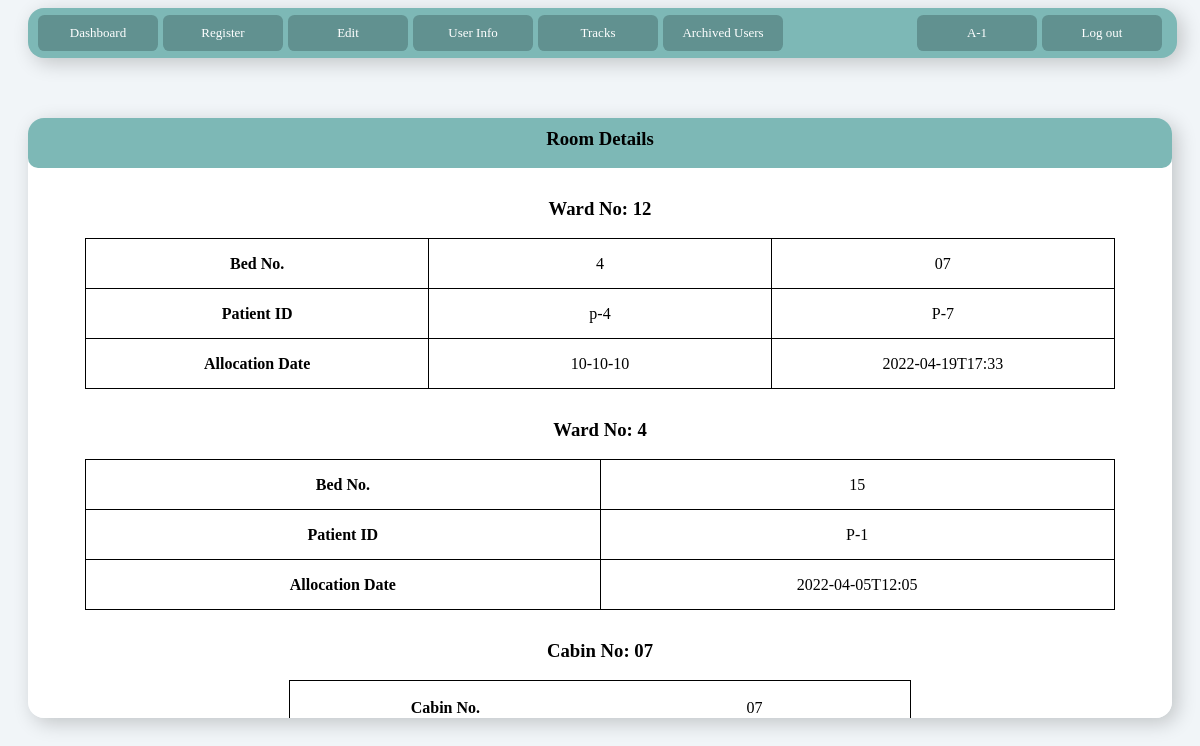
Page /Project/View/roomDetails.php (signed in) on the committed database.
### tables this page shows
CREATE TABLE `patientallocation` (
  `pid` varchar(50) NOT NULL,
  `pName` varchar(50) NOT NULL,
  `type` varchar(50) NOT NULL,
  `floorNo` varchar(50) NOT NULL,
  `wardNo` varchar(50) NOT NULL,
  `bedNo` varchar(50) NOT NULL,
  `cabinNo` varchar(50) NOT NULL,
  `allDateTime` varchar(50) NOT NULL,
  `id` int(50) NOT NULL
);

### Project/Controller/Database.php (called while the page is built, shortened)
<?php
class Database
{
	private $servername = "localhost";
	private $username = "root";
	private $password = "";
	private $db = "HMS";
	public function getConnection()
	{
		$con = new mysqli($this->servername, $this->username, $this->password, $this->db);
		return $con;
	}
}
?>

### Project/Controller/UserDataHandler.php (called while the page is built, shortened)
<?php
include 'Database.php';
class UserDataHandler
{
	private $conn;
	function __construct()
	{
		$this->db = new Database;
		$this->conn = $this->db->getConnection();
	}
	public function getRecord($query)
	{
		$result = $this->conn->query($query);
		return $result;
	}
}
?>

### Project/View/roomDetails.php (the view)
<?php
	include 'template.php';
?>
<head>
	<link rel="stylesheet" type="text/css" href="../css/medicineHistory.css">
</head>
<body>
	<div id="container" class="card">
		<h3 class="header">Room Details</h3>
		<?php
			$query = 'select count(distinct(wardNo)) as count from patientallocation where wardNo != ""';
			$data = $dataHandler->getRecord($query);
			$wardno=0;
			if($data != null)
			{
				$wardno = ($data->fetch_assoc())["count"];
			}
			$query = 'select distinct(wardNo) from patientallocation where wardNo != ""';
			$wlist = $dataHandler->getRecord($query);
			if($wardno>0)
			{
				for($i=0; $i<$wardno; $i++)
				{
					$w = $wlist->fetch_assoc();
					$query = "select * from patientallocation where wardNo=".$w["wardNo"];
					$data = $dataHandler->getRecord($query);
					$string1 = "";
					$string2 = "";
					$string3 = "";
					while($row=$data->fetch_assoc())
					{
						$string1 .= '<td>'.$row["bedNo"].'</td>';
						$string2 .= '<td>'.$row["pid"].'</td>';
						$string3 .= '<td>'.$row["allDateTime"].'</td>';
					}
					echo '<div><h3 class="h">Ward No: '.$w["wardNo"].'</h3>
							<table class="room">
							<tr>
								<th>Bed No.</th>'.$string1.'
							</tr>
							<tr>
								<th>Patient ID</th>'.$string2.'
							</tr>
							<tr>
								<th>Allocation Date</th>'.$string3.'
							</tr>
						</table></div>';
				}
				$query = 'select * from patientallocation where cabinNo != ""';
				$data = $dataHandler->getRecord($query);
				if($data != null)
				{
					while($row = $data->fetch_assoc())
					{
						echo '<div><h3 class="h">Cabin No: '.$row["cabinNo"].'</h3>
							<table class="cabin">
							<tr>
								<th>Cabin No.</th>
								<td>'.$row["cabinNo"].'</td>
							</tr>
							<tr>
								<th>Patient ID</th>
								<td>'.$row["pid"].'</td>
							</tr>
							<tr>
								<th>Allocation Date</th>
								<td>'.$row["allDateTime"].'</td>
							</tr>
						</table></div>';
					}
				}
			}
		?>
	</div>
</body>

### Project/CSS/Common.css (style rules this page uses)
body { background-color: #f1f5f8; }
.card { background-color: #fff; border-radius: 1rem; box-shadow: 5px 5px 20px rgba(0,0,0,0.2); }
.header { background-color: #7db8b6 !important; border-radius: 10px; }

### Project/CSS/medicineHistory.css (style rules this page uses)
#container { margin: 60px 20px; height: 600px; overflow-y: scroll; }
tr { height: 50px; }
td,th { text-align: center; width: 20%; }
h3 { margin: 0; height: 40px; text-align: center; padding-top: 10px; }
.room { border: 1px solid black; width: 90%; border-collapse: collapse; margin: auto; }
.room td { border: 1px solid black; }
.room th { border: 1px solid black; }
.h { margin: none; margin-top: 20px; }
.cabin { margin: auto; border: 1px solid black; }

### rows in the picture
patientallocation: bedNo "4", pid "p-4", allDateTime "10-10-10"
patientallocation: bedNo "07", pid "P-7", allDateTime "2022-04-19T17:33"
patientallocation: bedNo "15", pid "P-1", allDateTime "2022-04-05T12:05"
patientallocation: cabinNo "07"

### other values in the picture
$id "A-1"
$w["wardNo"] "12"
$w["wardNo"] "4"
